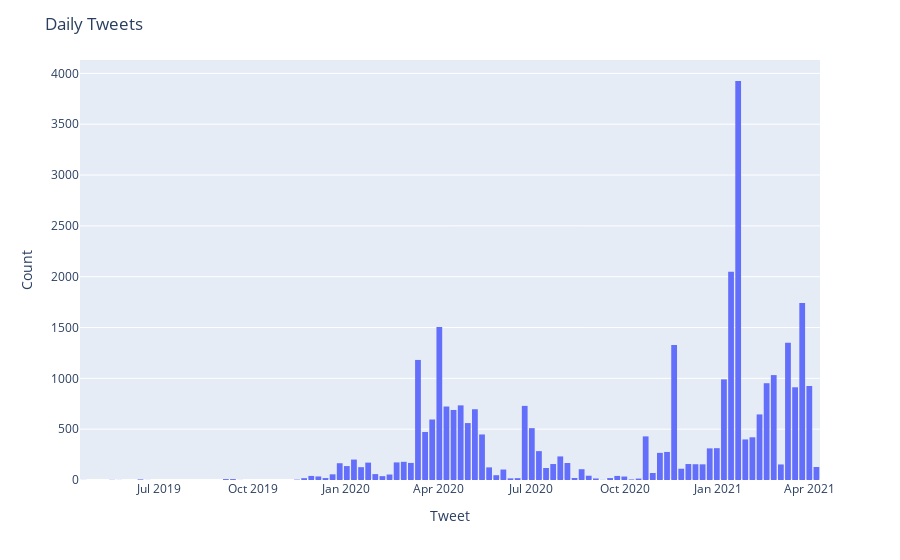

Notebook code for this chart:
### Markdown cell above
# Daily Tweets

### Code cell
plot_datetime("data_tweet", "Daily Tweets", "Tweet")

### Figure 1 — Plotly figure (JSON) as saved in the notebook; plotly's stock layout.template omitted (floating-point values rounded to 4 significant figures; data arrays with more than 128 entries replaced by an {"elided": "..."} marker saying what was removed)
{"data": [{"alignmentgroup": "True", "bingroup": "x", "hovertemplate": "data_tweet=%{x}<br>count=%{y}<extra></extra>", "legendgroup": "", "marker": {"color": "#636efa", "pattern": {"shape": ""}}, "name": "", "offsetgroup": "", "orientation": "v", "showlegend": false, "type": "histogram", "x": {"elided": "31269 str values"}, "xaxis": "x", "yaxis": "y"}], "layout": {"bargap": 0.1, "bargroupgap": 0.1, "barmode": "relative", "legend": {"tracegroupgap": 0}, "margin": {"t": 60}, "title": {"text": "Daily Tweets"}, "xaxis": {"anchor": "y", "domain": [0, 1], "title": {"text": "Tweet"}}, "yaxis": {"anchor": "x", "domain": [0, 1], "title": {"text": "Count"}}}}
